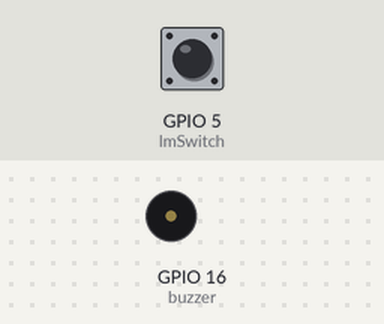
The sketch below on a simulated ESP8266 (NodeMCU). On the bench: buzzer (waves = sounding, pin HIGH). The test bench sets the inputs (shaded band); at power-on: GPIO 5 (lmSwitch) LOW. What the sketch prints to the serial monitor is not drawn.

Above: at 2.2 s.
2.3 s: GPIO 5 (lmSwitch) pulled HIGH for 0.15 s
At 2.37 s:
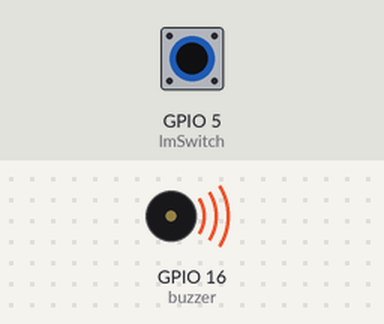
3.9 s: GPIO 5 (lmSwitch) pulled HIGH for 3.2 s
At 7.7 s:
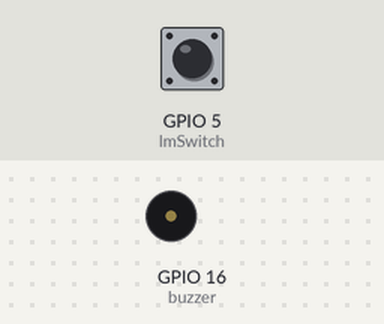
Timing chart, 0 to 9.2 s (numbered marks = the images above; inputs shaded):
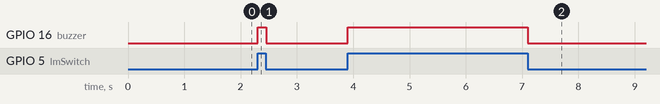

Measured:
- after the input at 2.3 s, GPIO 16 (buzzer): LOW → HIGH at once, → LOW 0.15 s later
- after the input at 3.9 s, GPIO 16 (buzzer): LOW → HIGH at once, → LOW 3.2 s later

The sketch:

Buzzer_LMS_WEB.ino
```cpp
// Mendefinisikan Library untuk Acces Point
#include <ESP8266WiFi.h>
#include <WiFiClient.h>
#include <ESP8266WebServer.h>

// Mendefinisikan Acces Point
const char *ssid = "Sensor Habis Pakan";
const char *password = "";
ESP8266WebServer server(80);

// Mendefinisikan Limit Switch, Buzzer, dan Kondisi
int lmSwitch = 5;
int buzzer = 16;
int kondisi;

void setup()
{
  // Memanggil Serial Monitor
  Serial.begin(9600);

  // Memanggil Limit Switch dan Buzzer
  pinMode(lmSwitch, INPUT); // Bila intterup ganti jadi iNPUT_PULLUP
  pinMode(buzzer, OUTPUT);

  /* Bila menggunakan interrupt
     attachInterrupt(digitalPinToInterrupt(lmSwitch),bacaSwitch,RAISING);
  */

  // Mengkondigurasikan Acces Point
  delay(1000);
  Serial.println();
  Serial.print("Configuring access point...");
  WiFi.softAP(ssid, password); // Password bisa dihapus bila ingin open
  IPAddress myIP = WiFi.softAPIP();
  Serial.print("AP IP address: ");
  Serial.println(myIP);
  server.on("/", handleRoot);
  server.begin();
  Serial.println("HTTP server started");
}

void loop()
{
  // Membaca Switch
  bacaSwitch();
  // Menghandle server
  server.handleClient();
}

// Fungsi dari server
void handleRoot() {
  String kondisiPakan;
  if (kondisi == 1) {
    kondisiPakan = "Habis";
  } else
  {
    kondisiPakan = "Masih ada";
  }
  String html = "<html> <head><meta http-equiv=\"refresh\" content=\"2\"><meta name=\"viewport\" content=\"width=device-width, initial-scale=1.0\"> <title>Sensor Habis Pakan</title> </head> <body> <h1>Pembacaan Sensor Habis Pakan</h1> <p>Kondisi pakan : <b>";
  html += kondisiPakan;
  html += "</b></p> </body> </html>";
  server.send(200, "text/html", html);
}

 void bacaSwitch() {
  kondisi = digitalRead(lmSwitch);
  if (kondisi == 1)
  {
    digitalWrite(buzzer, HIGH);
  }
  else
  {
    digitalWrite(buzzer, LOW);
  }
   //tone(buzzer, 1000);
}
```
